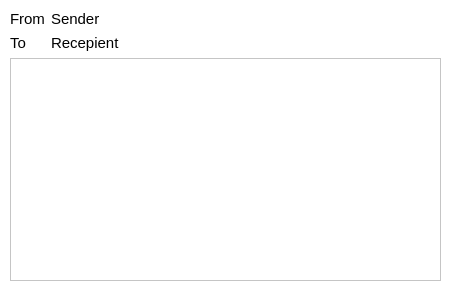
<?xml version="1.0" encoding="UTF-8"?>
<ui version="4.0">
 <class>MessageTextWindow</class>
 <widget class="QDialog" name="MessageTextWindow">
  <property name="geometry">
   <rect>
    <x>0</x>
    <y>0</y>
    <width>455</width>
    <height>300</height>
   </rect>
  </property>
  <property name="sizePolicy">
   <sizepolicy hsizetype="Preferred" vsizetype="Preferred">
    <horstretch>1</horstretch>
    <verstretch>1</verstretch>
   </sizepolicy>
  </property>
  <property name="minimumSize">
   <size>
    <width>455</width>
    <height>300</height>
   </size>
  </property>
  <property name="maximumSize">
   <size>
    <width>455</width>
    <height>300</height>
   </size>
  </property>
  <property name="windowTitle">
   <string>Dialog</string>
  </property>
  <property name="styleSheet">
   <string notr="true">background:white;</string>
  </property>
  <widget class="QWidget" name="verticalLayoutWidget">
   <property name="geometry">
    <rect>
     <x>10</x>
     <y>10</y>
     <width>431</width>
     <height>271</height>
    </rect>
   </property>
   <layout class="QVBoxLayout" name="verticalLayout" stretch="0,0">
    <item>
     <layout class="QFormLayout" name="formLayout">
      <item row="0" column="0">
       <widget class="QLabel" name="label_3">
        <property name="font">
         <font>
          <pointsize>11</pointsize>
         </font>
        </property>
        <property name="text">
         <string>From</string>
        </property>
       </widget>
      </item>
      <item row="0" column="1">
       <widget class="QLabel" name="labelSender">
        <property name="font">
         <font>
          <pointsize>11</pointsize>
         </font>
        </property>
        <property name="text">
         <string>Sender</string>
        </property>
       </widget>
      </item>
      <item row="1" column="0">
       <widget class="QLabel" name="label_4">
        <property name="font">
         <font>
          <pointsize>11</pointsize>
         </font>
        </property>
        <property name="text">
         <string>To</string>
        </property>
       </widget>
      </item>
      <item row="1" column="1">
       <widget class="QLabel" name="labelRecepient">
        <property name="font">
         <font>
          <pointsize>11</pointsize>
         </font>
        </property>
        <property name="text">
         <string>Recepient</string>
        </property>
       </widget>
      </item>
     </layout>
    </item>
    <item>
     <widget class="QTextEdit" name="textEdit">
      <property name="sizePolicy">
       <sizepolicy hsizetype="Expanding" vsizetype="Expanding">
        <horstretch>1</horstretch>
        <verstretch>1</verstretch>
       </sizepolicy>
      </property>
      <property name="readOnly">
       <bool>true</bool>
      </property>
     </widget>
    </item>
   </layout>
  </widget>
 </widget>
 <resources/>
 <connections/>
</ui>
